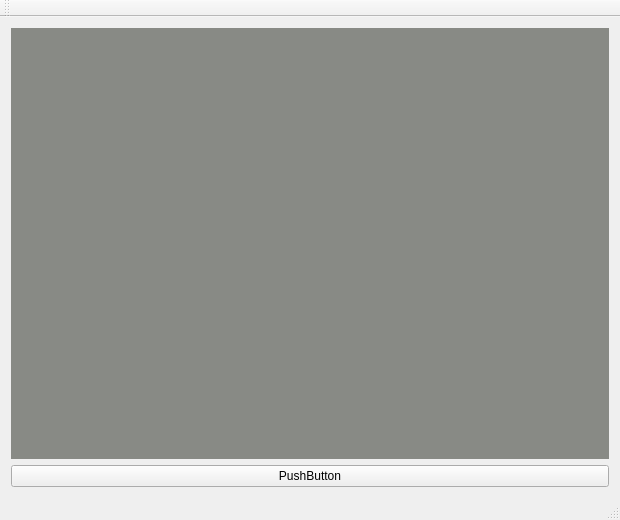
<?xml version="1.0" encoding="UTF-8"?>
<ui version="4.0">
 <class>MainWindow</class>
 <widget class="QMainWindow" name="MainWindow">
  <property name="geometry">
   <rect>
    <x>0</x>
    <y>0</y>
    <width>620</width>
    <height>520</height>
   </rect>
  </property>
  <property name="windowTitle">
   <string>MainWindow</string>
  </property>
  <widget class="QWidget" name="centralWidget">
   <layout class="QGridLayout" name="gridLayout">
    <item row="0" column="0">
     <widget class="QLabel" name="label">
      <property name="styleSheet">
       <string notr="true">background-color: rgb(136, 138, 133);</string>
      </property>
      <property name="text">
       <string/>
      </property>
     </widget>
    </item>
    <item row="1" column="0">
     <widget class="QPushButton" name="pushButton">
      <property name="text">
       <string>PushButton</string>
      </property>
     </widget>
    </item>
   </layout>
  </widget>
  <widget class="QMenuBar" name="menuBar">
   <property name="geometry">
    <rect>
     <x>0</x>
     <y>0</y>
     <width>620</width>
     <height>22</height>
    </rect>
   </property>
  </widget>
  <widget class="QToolBar" name="mainToolBar">
   <attribute name="toolBarArea">
    <enum>TopToolBarArea</enum>
   </attribute>
   <attribute name="toolBarBreak">
    <bool>false</bool>
   </attribute>
  </widget>
  <widget class="QStatusBar" name="statusBar"/>
 </widget>
 <layoutdefault spacing="6" margin="11"/>
 <resources/>
 <connections/>
</ui>
